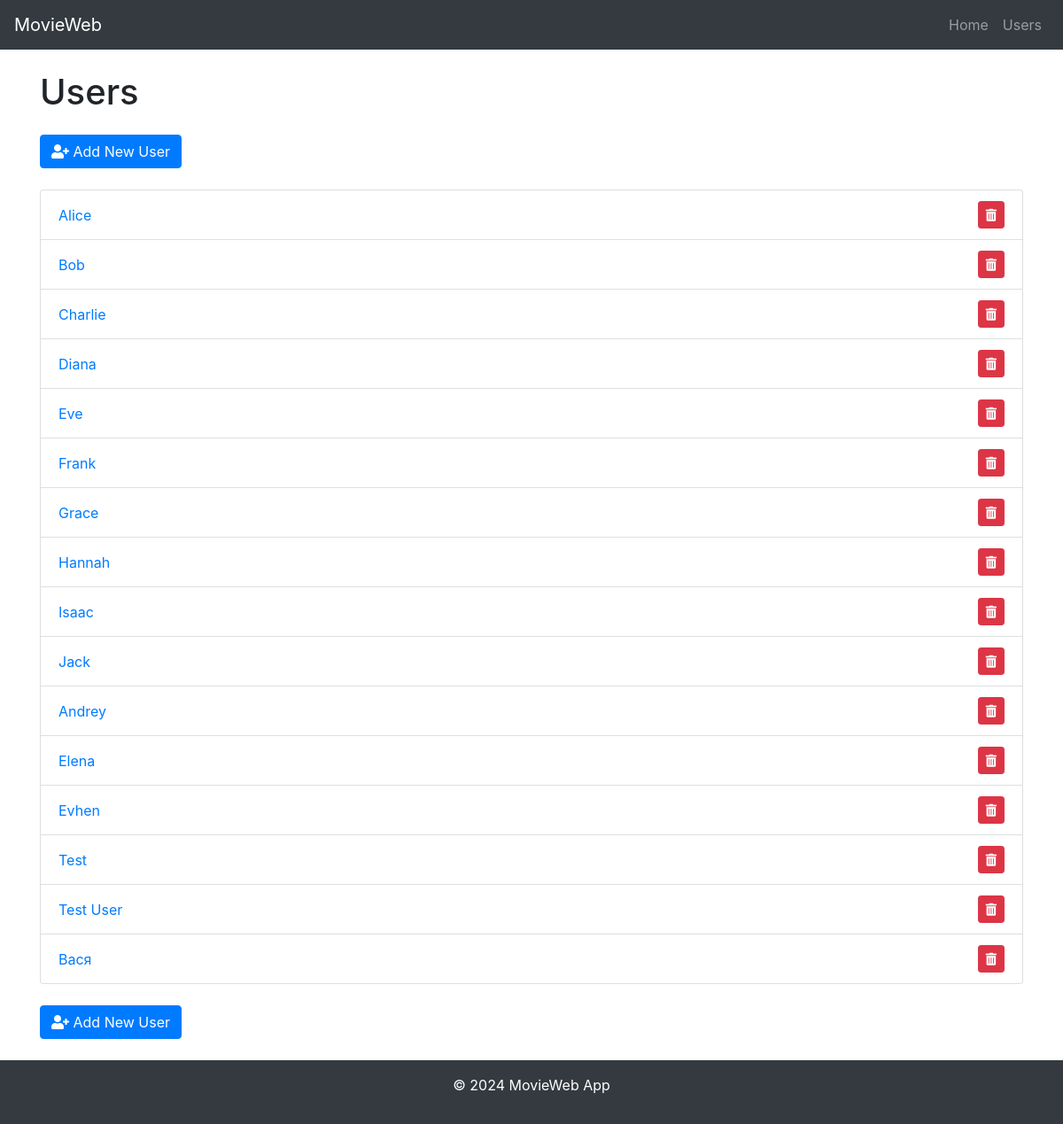
Screenshot of /users with the database file from the repository.
### datamanager/models.py (models this page shows, shortened)
class BaseModel(db.Model):
    __abstract__ = True  # Mark this class as abstract; it won't be created as a table.

class User(BaseModel):
    __tablename__ = 'users'
    id = db.Column(db.Integer, primary_key=True, autoincrement=True)
    name = db.Column(db.String(100), nullable=False, unique=True)

### routes/html_routes.py (the view)
    @html_routes.route('/users')
    @handle_errors()
    def list_users():
        users = data_manager.get_all_users()
        return render_template('users.html', users=users)

### datamanager/sqlite_data_manager.py (called while the page is built)
    def get_all_users(self):
        return User.query.all()

### templates/users.html (shortened to what this page needs)
{% extends "base.html" %}
{% block content %}
<div class="mt-4">
    <h1 class="mb-4">Users</h1>
    <div class="mt-4">
        <a href="{{ url_for('html_routes.add_user') }}" class="btn btn-primary">
            <i class="fas fa-user-plus"></i> Add New User
        </a>
    </div>
    <br>
    <ul class="list-group">
        {% for user in users %}
            <li class="list-group-item d-flex justify-content-between align-items-center">
                <a href="{{ url_for('html_routes.user_movies', user_id=user.id) }}" class="text-primary">
                    {{ user.name }}
                </a>
                <div>
                    <form action="{{ url_for('html_routes.delete_user', user_id=user.id) }}" method="POST" style="display:inline;">
                        <button type="submit" class="btn btn-danger btn-sm" onclick="return confirm('Are you sure you want to delete this user?')">
                            <i class="fas fa-trash-alt"></i>
                        </button>
                    </form>
                </div>
            </li>
        {% endfor %}
    </ul>
    <div class="mt-4">
        <a href="{{ url_for('html_routes.add_user') }}" class="btn btn-primary">
            <i class="fas fa-user-plus"></i> Add New User
        </a>
    </div>
    <br>
</div>
{% endblock %}

### rows the page displays
User: name "Alice"
User: name "Bob"
User: name "Charlie"
User: name "Diana"
User: name "Eve"
User: name "Frank"
User: name "Grace"
User: name "Hannah"
User: name "Isaac"
User: name "Jack"
User: name "Andrey"
User: name "Elena"
User: name "Evhen"
User: name "Test"
User: name "Test User"
User: name "Вася"
